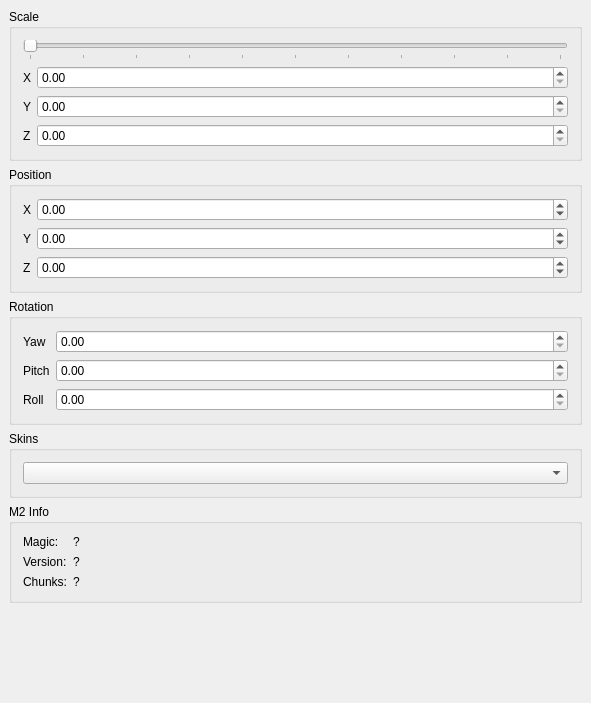
<?xml version="1.0" encoding="UTF-8"?>
<ui version="4.0">
 <class>ModelControlClass</class>
 <widget class="QWidget" name="ModelControlClass">
  <property name="geometry">
   <rect>
    <x>0</x>
    <y>0</y>
    <width>591</width>
    <height>703</height>
   </rect>
  </property>
  <property name="windowTitle">
   <string>ModelControl</string>
  </property>
  <layout class="QVBoxLayout" name="verticalLayout_5">
   <property name="leftMargin">
    <number>0</number>
   </property>
   <property name="topMargin">
    <number>0</number>
   </property>
   <property name="rightMargin">
    <number>0</number>
   </property>
   <property name="bottomMargin">
    <number>0</number>
   </property>
   <item>
    <widget class="QScrollArea" name="scrollArea">
     <property name="frameShape">
      <enum>QFrame::NoFrame</enum>
     </property>
     <property name="frameShadow">
      <enum>QFrame::Plain</enum>
     </property>
     <property name="widgetResizable">
      <bool>true</bool>
     </property>
     <widget class="QWidget" name="scrollAreaWidgetContents">
      <property name="geometry">
       <rect>
        <x>0</x>
        <y>0</y>
        <width>591</width>
        <height>703</height>
       </rect>
      </property>
      <layout class="QVBoxLayout" name="verticalLayout">
       <property name="leftMargin">
        <number>9</number>
       </property>
       <property name="topMargin">
        <number>9</number>
       </property>
       <property name="rightMargin">
        <number>9</number>
       </property>
       <property name="bottomMargin">
        <number>9</number>
       </property>
       <item>
        <widget class="QGroupBox" name="groupBoxScale">
         <property name="title">
          <string>Scale</string>
         </property>
         <layout class="QVBoxLayout" name="verticalLayout_4">
          <item>
           <widget class="QSlider" name="horizontalSliderScale">
            <property name="maximum">
             <number>100</number>
            </property>
            <property name="pageStep">
             <number>5</number>
            </property>
            <property name="orientation">
             <enum>Qt::Horizontal</enum>
            </property>
            <property name="tickPosition">
             <enum>QSlider::TicksBelow</enum>
            </property>
            <property name="tickInterval">
             <number>10</number>
            </property>
           </widget>
          </item>
          <item>
           <layout class="QFormLayout" name="formLayout_2">
            <item row="0" column="0">
             <widget class="QLabel" name="label_6">
              <property name="text">
               <string>X</string>
              </property>
             </widget>
            </item>
            <item row="0" column="1">
             <widget class="QDoubleSpinBox" name="doubleSpinBoxScaleX">
              <property name="maximum">
               <double>10.000000000000000</double>
              </property>
              <property name="singleStep">
               <double>0.100000000000000</double>
              </property>
             </widget>
            </item>
            <item row="1" column="0">
             <widget class="QLabel" name="label_4">
              <property name="text">
               <string>Y</string>
              </property>
             </widget>
            </item>
            <item row="1" column="1">
             <widget class="QDoubleSpinBox" name="doubleSpinBoxScaleY">
              <property name="maximum">
               <double>10.000000000000000</double>
              </property>
              <property name="singleStep">
               <double>0.100000000000000</double>
              </property>
             </widget>
            </item>
            <item row="2" column="0">
             <widget class="QLabel" name="zLabel">
              <property name="text">
               <string>Z</string>
              </property>
             </widget>
            </item>
            <item row="2" column="1">
             <widget class="QDoubleSpinBox" name="doubleSpinBoxScaleZ">
              <property name="maximum">
               <double>10.000000000000000</double>
              </property>
              <property name="singleStep">
               <double>0.100000000000000</double>
              </property>
             </widget>
            </item>
           </layout>
          </item>
         </layout>
        </widget>
       </item>
       <item>
        <widget class="QGroupBox" name="groupBoxPosition">
         <property name="title">
          <string>Position</string>
         </property>
         <layout class="QFormLayout" name="formLayout_3">
          <item row="0" column="0">
           <widget class="QLabel" name="label">
            <property name="text">
             <string>X</string>
            </property>
           </widget>
          </item>
          <item row="0" column="1">
           <widget class="QDoubleSpinBox" name="doubleSpinBoxPositionX">
            <property name="minimum">
             <double>-100.000000000000000</double>
            </property>
            <property name="maximum">
             <double>100.000000000000000</double>
            </property>
           </widget>
          </item>
          <item row="1" column="0">
           <widget class="QLabel" name="yLabel">
            <property name="text">
             <string>Y</string>
            </property>
           </widget>
          </item>
          <item row="1" column="1">
           <widget class="QDoubleSpinBox" name="doubleSpinBoxPositionY">
            <property name="minimum">
             <double>-100.000000000000000</double>
            </property>
            <property name="maximum">
             <double>100.000000000000000</double>
            </property>
           </widget>
          </item>
          <item row="2" column="0">
           <widget class="QLabel" name="zLabel_2">
            <property name="text">
             <string>Z</string>
            </property>
           </widget>
          </item>
          <item row="2" column="1">
           <widget class="QDoubleSpinBox" name="doubleSpinBoxPositionZ">
            <property name="minimum">
             <double>-100.000000000000000</double>
            </property>
            <property name="maximum">
             <double>100.000000000000000</double>
            </property>
           </widget>
          </item>
         </layout>
        </widget>
       </item>
       <item>
        <widget class="QGroupBox" name="groupBoxRotation">
         <property name="title">
          <string>Rotation</string>
         </property>
         <layout class="QFormLayout" name="formLayout">
          <item row="0" column="0">
           <widget class="QLabel" name="label_2">
            <property name="text">
             <string>Yaw</string>
            </property>
           </widget>
          </item>
          <item row="0" column="1">
           <widget class="QDoubleSpinBox" name="doubleSpinBoxYaw">
            <property name="maximum">
             <double>360.000000000000000</double>
            </property>
           </widget>
          </item>
          <item row="1" column="0">
           <widget class="QLabel" name="label_3">
            <property name="text">
             <string>Pitch</string>
            </property>
           </widget>
          </item>
          <item row="1" column="1">
           <widget class="QDoubleSpinBox" name="doubleSpinBoxPitch">
            <property name="maximum">
             <double>360.000000000000000</double>
            </property>
           </widget>
          </item>
          <item row="2" column="0">
           <widget class="QLabel" name="label_5">
            <property name="text">
             <string>Roll</string>
            </property>
           </widget>
          </item>
          <item row="2" column="1">
           <widget class="QDoubleSpinBox" name="doubleSpinBoxRoll">
            <property name="maximum">
             <double>360.000000000000000</double>
            </property>
           </widget>
          </item>
         </layout>
        </widget>
       </item>
       <item>
        <widget class="QGroupBox" name="groupBoxSkins">
         <property name="minimumSize">
          <size>
           <width>0</width>
           <height>60</height>
          </size>
         </property>
         <property name="title">
          <string>Skins</string>
         </property>
         <layout class="QVBoxLayout" name="verticalLayout_2">
          <item>
           <widget class="QComboBox" name="comboBoxSkinsPreset"/>
          </item>
         </layout>
        </widget>
       </item>
       <item>
        <widget class="QGroupBox" name="groupInfo">
         <property name="title">
          <string>M2 Info</string>
         </property>
         <layout class="QFormLayout" name="formLayout_4">
          <item row="0" column="0">
           <widget class="QLabel" name="label_7">
            <property name="text">
             <string>Magic:</string>
            </property>
           </widget>
          </item>
          <item row="0" column="1">
           <widget class="QLabel" name="labelM2Magic">
            <property name="text">
             <string>?</string>
            </property>
           </widget>
          </item>
          <item row="1" column="0">
           <widget class="QLabel" name="label_8">
            <property name="text">
             <string>Version:</string>
            </property>
           </widget>
          </item>
          <item row="1" column="1">
           <widget class="QLabel" name="labelM2Version">
            <property name="text">
             <string>?</string>
            </property>
           </widget>
          </item>
          <item row="2" column="0">
           <widget class="QLabel" name="label_9">
            <property name="text">
             <string>Chunks:</string>
            </property>
           </widget>
          </item>
          <item row="2" column="1">
           <widget class="QLabel" name="labelM2Chunks">
            <property name="text">
             <string>?</string>
            </property>
           </widget>
          </item>
         </layout>
        </widget>
       </item>
       <item>
        <spacer name="verticalSpacer">
         <property name="orientation">
          <enum>Qt::Vertical</enum>
         </property>
         <property name="sizeHint" stdset="0">
          <size>
           <width>20</width>
           <height>40</height>
          </size>
         </property>
        </spacer>
       </item>
      </layout>
     </widget>
    </widget>
   </item>
  </layout>
 </widget>
 <layoutdefault spacing="6" margin="11"/>
 <resources/>
 <connections/>
</ui>
